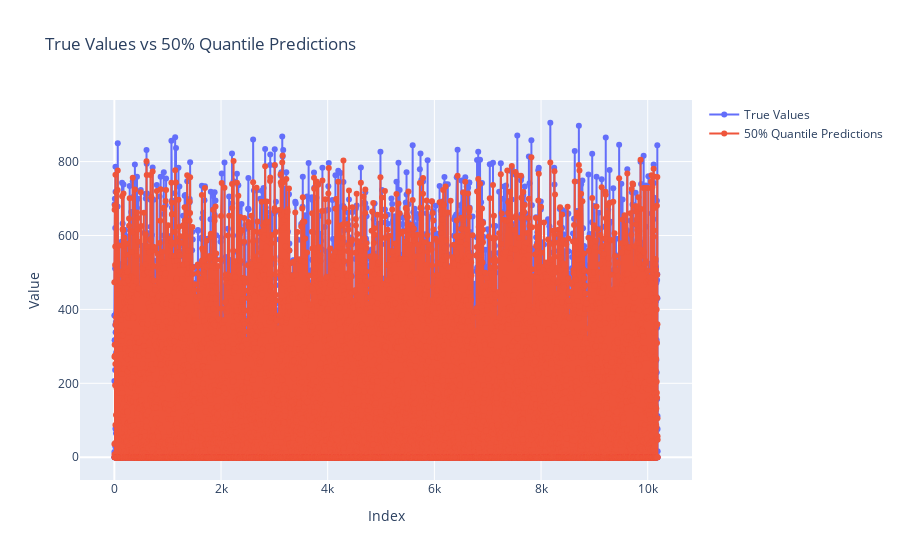

Write notebook code for a chart like this one.
### Code cell
import torch
import plotly.graph_objects as go

# Assuming your trained model is called 'model'

# Set the model to evaluation mode
model.eval()

# Disable gradient calculation (since we're only making predictions)
with torch.no_grad():
    # Get model predictions for X_test_tensor
    y_pred_tensor = model(X_test_tensor)  # Shape: (num_samples, 9) for 9 quantiles

# Convert y_test_tensor to numpy for easier comparison
y_true = y_test_tensor.numpy().flatten()  # Flatten to 1D array for plotting

# Extract the 50% quantile from predictions (assuming it's the 5th quantile at index 4)
y_pred = y_pred_tensor[:, 4].numpy().flatten()  # Flatten to 1D array for plotting

# Now y_true contains the true test values and y_pred contains the 50% quantile predictions

# Create the line plot using Plotly
fig = go.Figure()

# Add real values (y_true) to the plot
fig.add_trace(go.Scatter(x=list(range(len(y_true))), 
                         y=y_true, 
                         mode='lines+markers', 
                         name='True Values'))

# Add 50% quantile predictions (y_pred) to the plot
fig.add_trace(go.Scatter(x=list(range(len(y_pred))), 
                         y=y_pred, 
                         mode='lines+markers', 
                         name='50% Quantile Predictions'))

# Update layout
fig.update_layout(title='True Values vs 50% Quantile Predictions',
                  xaxis_title='Index',
                  yaxis_title='Value',
                  template='plotly')

# Show the plot
fig.show()

### Figure 1 — Plotly figure (JSON) as saved in the notebook; plotly's stock layout.template omitted (floating-point values rounded to 4 significant figures; data arrays with more than 128 entries replaced by an {"elided": "..."} marker saying what was removed)
{"data": [{"mode": "lines+markers", "name": "True Values", "type": "scatter", "x": {"elided": "10187 int values"}, "y": {"elided": "10187 float values"}}, {"mode": "lines+markers", "name": "50% Quantile Predictions", "type": "scatter", "x": {"elided": "10187 int values"}, "y": {"elided": "10187 float values"}}], "layout": {"title": {"text": "True Values vs 50% Quantile Predictions"}, "xaxis": {"title": {"text": "Index"}}, "yaxis": {"title": {"text": "Value"}}}}
